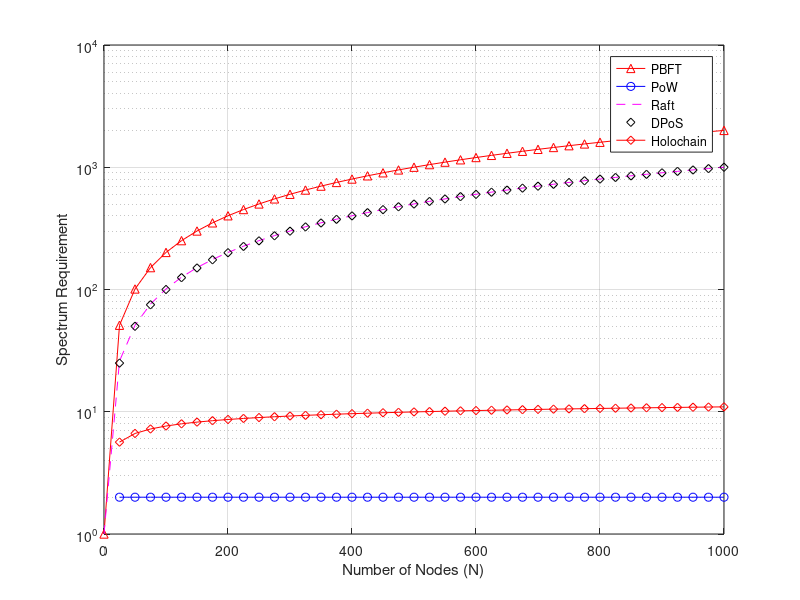

This chart was generated by the following MATLAB code:
clear all;
close all;

n = 0:25:1000;
y1 = 2*n + 1; % PBFT
pn = @(n) (2).*(n>=1);
y2=pn(n); % PoW
y3=n+1; % Raft
y4= n; % DPoS
y5=log2(n)+1; % Holochain

plot(n,y1,'r-^',n,y2,'b -o',n,y3,'m --',n,y4,'k d',n,y5,'r -d'), legend ('PBFT', 'PoW', 'Raft', 'DPoS', 'Holochain')
set(gca, 'YScale', 'log')
grid on, xlabel('Number of Nodes (N)'), ylabel('Spectrum Requirement');